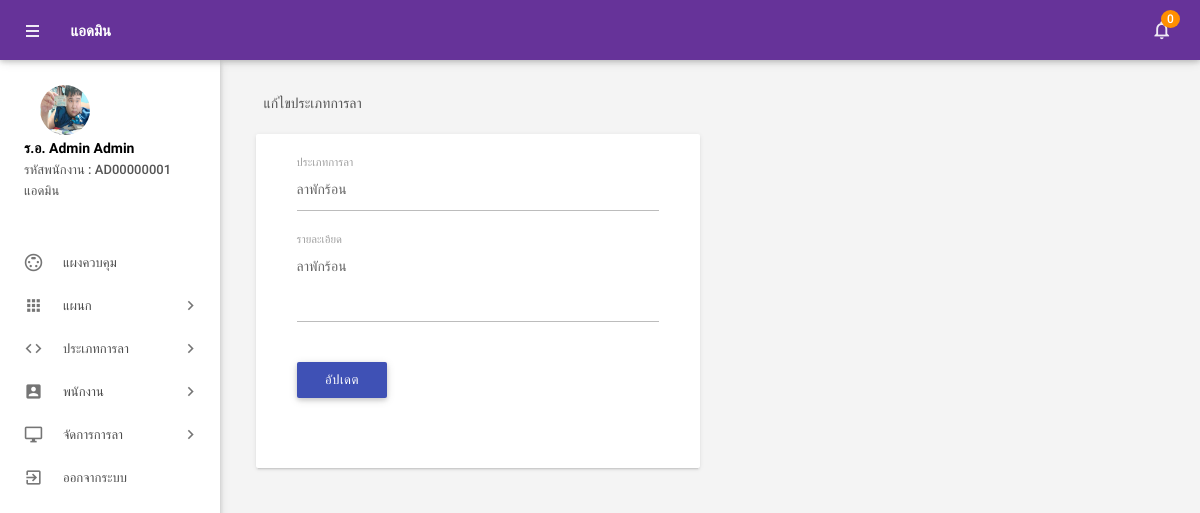
/admin/editleavetype.php?lid=1 (signed in), run on the app's committed database.
### tables this page shows
CREATE TABLE `picture` (
  `id` int(11) NOT NULL,
  `path` text NOT NULL,
  `eid` int(11) NOT NULL
);

CREATE TABLE `tblemployees` (
  `id` int(11) NOT NULL,
  `EmpId` varchar(100) NOT NULL,
  `Prefix` varchar(100) NOT NULL,
  `FirstName` varchar(150) NOT NULL,
  `LastName` varchar(150) NOT NULL,
  `EmailId` varchar(200) NOT NULL,
  `Password` varchar(180) NOT NULL,
  `Gender` enum('ชาย','หญิง','อื่นๆ') NOT NULL,
  `Dob` varchar(100) NOT NULL,
  `Department` varchar(255) NOT NULL,
  `Address` varchar(255) NOT NULL,
  `provinces` varchar(200) NOT NULL,
  `amphures` varchar(100) NOT NULL,
  `districts` varchar(150) NOT NULL,
  `zip_code` text NOT NULL,
  `Phonenumber` char(11) NOT NULL,
  `Status` int(1) NOT NULL,
  `Type_Employee` enum('พนักงานทั่วไป','แอดมิน') NOT NULL,
  `RegDate` timestamp NOT NULL DEFAULT CURRENT_TIMESTAMP
);

CREATE TABLE `tblleavetype` (
  `id` int(11) NOT NULL,
  `LeaveType` varchar(200) DEFAULT NULL,
  `Description` mediumtext,
  `CreationDate` timestamp NOT NULL DEFAULT CURRENT_TIMESTAMP
);

### admin/editleavetype.php (the view, shortened to what this page needs)
<?php
include('includes/config.php');
if (strlen($_SESSION['alogin']) == 0) {
    header('location:index.php');
} else {
?>
    <!DOCTYPE html>
    <html lang="th">
    <head>
        <link type="text/css" rel="stylesheet" href="../assets/plugins/materialize/css/materialize.min.css" />
        <link href="../assets/plugins/material-preloader/css/materialPreloader.min.css" rel="stylesheet">
        <link href="../assets/css/alpha.min.css" rel="stylesheet" type="text/css" />
        <link href="../assets/css/custom.css" rel="stylesheet" type="text/css" />
    </head>
    <body>
        <?php include('includes/header.php'); ?>
        <?php include('includes/sidebar.php'); ?>
        <main class="mn-inner">
            <div class="row">
                <div class="col s12">
                    <div class="page-title">แก้ไขประเภทการลา</div>
                </div>
                <div class="col s12 m12 l6">
                    <div class="card">
                        <div class="card-content">
                            <div class="row">
                                <form class="col s12" name="chngpwd" method="post">
                                    <?php
                                    $lid = intval($_GET['lid']);
                                    $sql = "SELECT * from tblleavetype where id=:lid";
                                    $query = $dbh->prepare($sql);
                                    $query->bindParam(':lid', $lid, PDO::PARAM_STR);
                                    $query->execute();
                                    $results = $query->fetchAll(PDO::FETCH_OBJ);
                                    if ($query->rowCount() > 0) {
                                        foreach ($results as $result) {               ?>
                                            <div class="row">
                                                <div class="input-field col s12">
                                                    <input id="leavetype" type="text" class="validate" autocomplete="off" name="leavetype" value="<?php echo htmlentities($result->LeaveType); ?>" required>
                                                    <label for="leavetype">ประเภทการลา</label>
                                                </div>
                                                <div class="input-field col s12">
                                                    <textarea id="textarea1" name="description" class="materialize-textarea" name="description" length="500"><?php echo htmlentities($result->Description); ?></textarea>
                                                    <label for="deptshortname">รายละเอียด</label>
                                                </div>
                                        <?php }
                                    } ?>
                                        <div class="input-field col s12">
                                            <button type="submit" name="update" class="waves-effect waves-light btn indigo m-b-xs">อัปเดต</button>
                                        </div>
                                            </div>
                                </form>
                            </div>
                        </div>
                    </div>
                </div>
            </div>
        </main>
        </div>
        <div class="left-sidebar-hover"></div>
    </body>
    </html>
<?php } ?>

### admin/includes/sidebar.php (shortened to what this page needs)
     <aside id="slide-out" class="side-nav white fixed">
         <div class="side-nav-wrapper">
             <div class="sidebar-profile">
                 <div class="sidebar-profile-image">
                     <?php
                        $eid = $_SESSION['eid'];
                        $sql2 = "SELECT * from  tblemployees left join picture on picture.eid = tblemployees.id where tblemployees.id  =:eid order by picture.id desc";
                        $query2 = $dbh->prepare($sql2);
                        $query2->bindParam(':eid', $eid, PDO::PARAM_STR);
                        $query2->execute();
                        $results2 = $query2->fetch(PDO::FETCH_ASSOC);
                        if
                        (!is_null($results2['path'])){
                            $image_src = (isset($_SERVER['HTTPS']) && $_SERVER['HTTPS'] === 'on' ? "https" : "http") . "://$_SERVER[HTTP_HOST]/images/" . $results2['path'];
                        }
                        else{
                            $image_src = (isset($_SERVER['HTTPS']) && $_SERVER['HTTPS'] === 'on' ? "https" : "http") . "://$_SERVER[HTTP_HOST]/images/default.png" ;
                        }
?>
                     <a
                         href="form-images.php?eid=<?= $_SESSION['eid'] ?>&redirecturl=<?=(isset($_SERVER['HTTPS']) && $_SERVER['HTTPS'] === 'on' ? "https" : "http") . "://$_SERVER[HTTP_HOST]$_SERVER[REQUEST_URI]";?>"><img
                             src="<?= $image_src  ?>" class="circle" alt=""></a>
                 </div>
                 <div class="sidebar-profile-info">
                     <?php
                        $eid = $_SESSION['eid'];
                        $sql = "SELECT FirstName,LastName,EmpId,Type_Employee,Prefix from  tblemployees where id=:eid";
                        $query = $dbh->prepare($sql);
                        $query->bindParam(':eid', $eid, PDO::PARAM_STR);
                        $query->execute();
                        $results = $query->fetchAll(PDO::FETCH_OBJ);
                        if ($query->rowCount() > 0) {
                            foreach ($results as $result) {               ?>
                     <p><?php echo htmlentities($result->Prefix . " " . $result->FirstName . " " . $result->LastName); ?>
                     </p>
                     <span>รหัสพนักงาน : </span><span><?php echo htmlentities($result->EmpId) ?></span> <br>
                     <span><?php echo htmlentities($result->Type_Employee) ?></span>
                     <?php }
                        } ?>
                 </div>
             </div>
             <ul class="sidebar-menu collapsible collapsible-accordion" data-collapsible="accordion">
                 <li class="no-padding"><a class="waves-effect waves-grey" href="dashboard.php"><i
                             class="material-icons">settings_input_svideo</i>แผงควบคุม</a></li>
                 <li class="no-padding">
                     <a class="collapsible-header waves-effect waves-grey"><i class="material-icons">apps</i>แผนก<i
                             class="nav-drop-icon material-icons">keyboard_arrow_right</i></a>
                 </li>
                 <li class="no-padding">
                     <a class="collapsible-header waves-effect waves-grey"><i
                             class="material-icons">code</i>ประเภทการลา<i
                             class="nav-drop-icon material-icons">keyboard_arrow_right</i></a>
                 </li>
                 <li class="no-padding">
                     <a class="collapsible-header waves-effect waves-grey"><i
                             class="material-icons">account_box</i>พนักงาน<i
                             class="nav-drop-icon material-icons">keyboard_arrow_right</i></a>
                 </li>
                 <li class="no-padding">
                     <a class="collapsible-header waves-effect waves-grey"><i
                             class="material-icons">desktop_windows</i>จัดการการลา<i
                             class="nav-drop-icon material-icons">keyboard_arrow_right</i></a>
                 </li>
                 <li class="no-padding">
                     <a class="waves-effect waves-grey" href="logout.php"><i
                             class="material-icons">exit_to_app</i>ออกจากระบบ</a>
                 </li>
             </ul>
         </div>
     </aside>

### data on the page
picture: path (picture)
tblemployees: Prefix+FirstName+LastName "ร.อ. Admin Admin", EmpId "AD00000001", Type_Employee "แอดมิน"
tblleavetype: leavetype "ลาพักร้อน", description "ลาพักร้อน"

### other printed values
$unreadcount "0"
